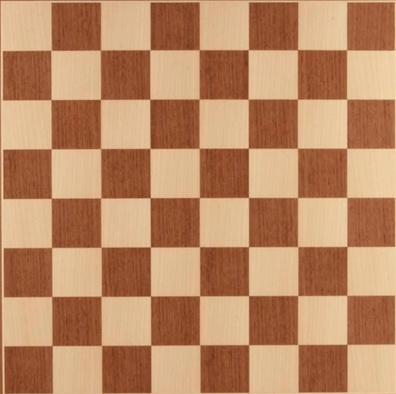
#> input picture 4. Object Detection with OpenCV and Python/3.jpg, 396 x 394 px, shrunk from 634 x 631 before the run
$ python index2_Corners_Detection.py
#> lines starting #> are read from the running program, lines starting #| are printed output that depends on the picture
import cv2
import matplotlib.pyplot as plt
import numpy as np

################## part 1 ##################
img = cv2.imread('3.jpg')
#> img is the input picture: shape (394, 396, 3); mean B, G, R 100.1, 136.8, 186.7
img = cv2.cvtColor(img,cv2.COLOR_BGR2RGB)

img_gray = cv2.cvtColor(img,cv2.COLOR_RGB2GRAY)
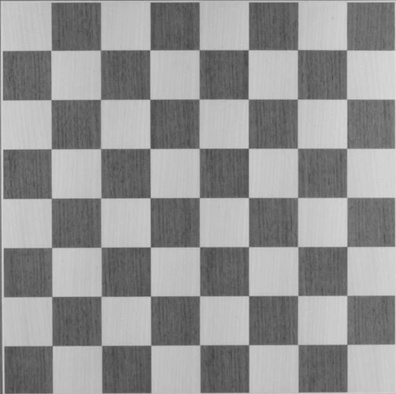
#> img_gray: shape (394, 396); min 67, max 222, mean 147.6

img_gray = np.float32(img_gray)

dist = cv2.cornerHarris(img_gray,blockSize=2,ksize=5,k=.04)
dist = cv2.dilate(dist,None)

img[dist> 0.01*dist.max()] = [255,255,255]
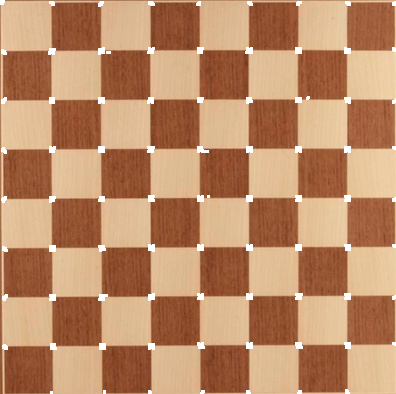
#> img: shape (394, 396, 3); mean R, G, B 188.1, 139.1, 103.1

################## part 2 ##################

img = cv2.imread('2.jpg')
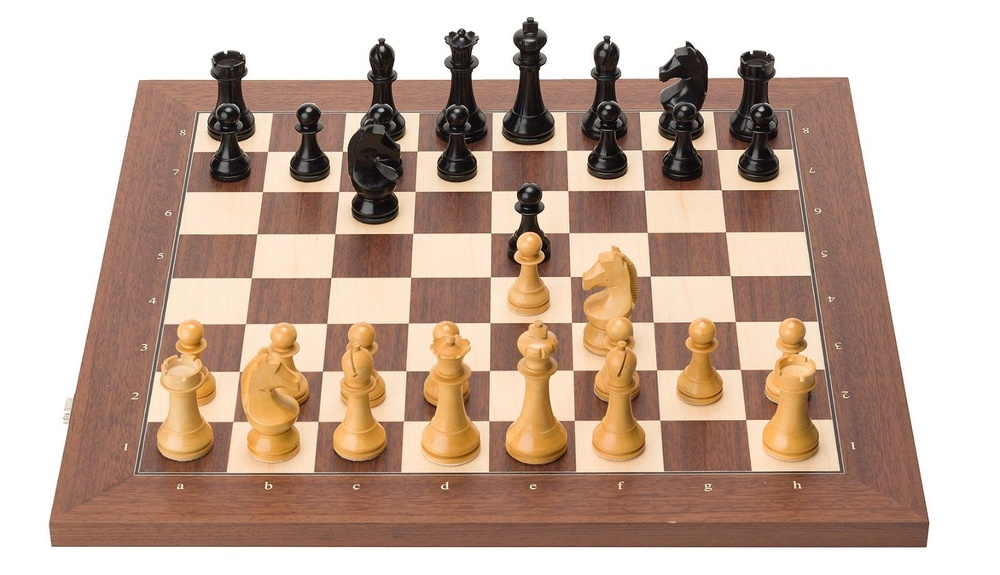
#> input picture 4. Object Detection with OpenCV and Python/2.jpg, 1000 x 575 px, shrunk from 1600 x 920 before the run
#> img is the input picture: shape (575, 1000, 3); mean B, G, R 156.3, 171.9, 196.1
img = cv2.cvtColor(img,cv2.COLOR_BGR2RGB)

img_gray = cv2.cvtColor(img,cv2.COLOR_RGB2GRAY)
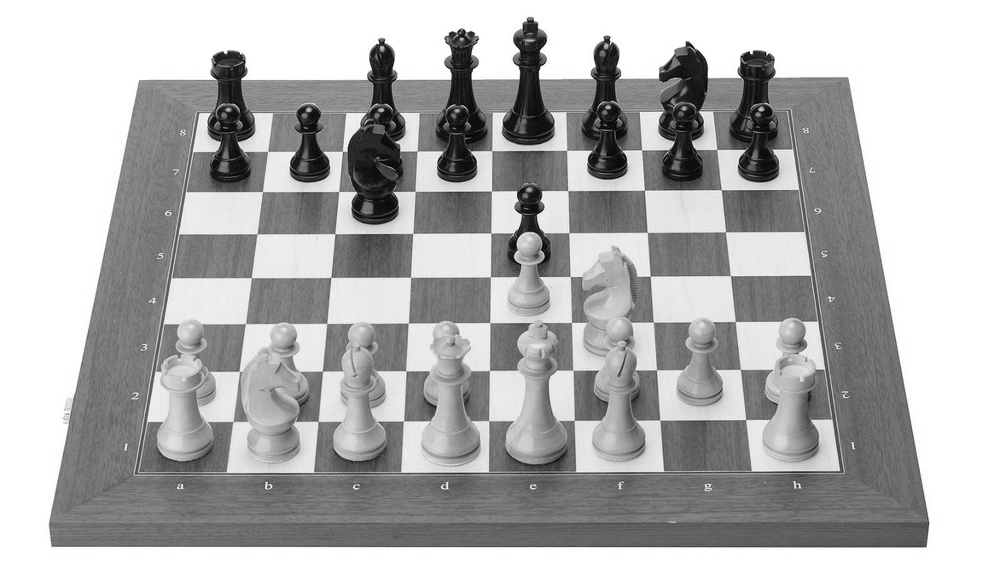
#> img_gray: shape (575, 1000); min 0, max 255, mean 177.4

img_gray = np.float32(img_gray)

dist = cv2.cornerHarris(img_gray,blockSize=3,ksize=5,k=.04)
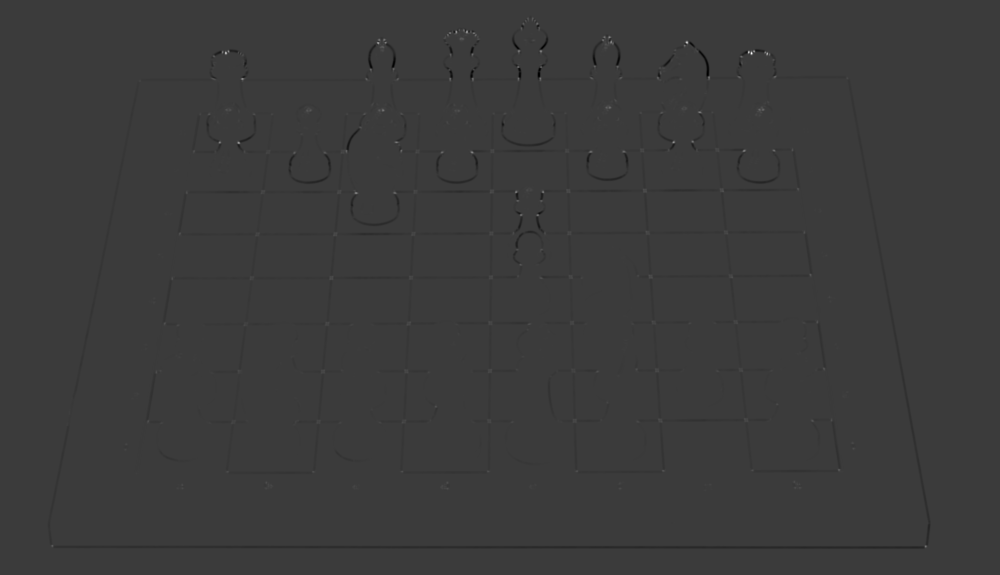
#> dist: shape (575, 1000) float32; min -3.59e+09, max 1.18e+10, mean -16018162; drawn with min black and max white
dist = cv2.dilate(dist,None)
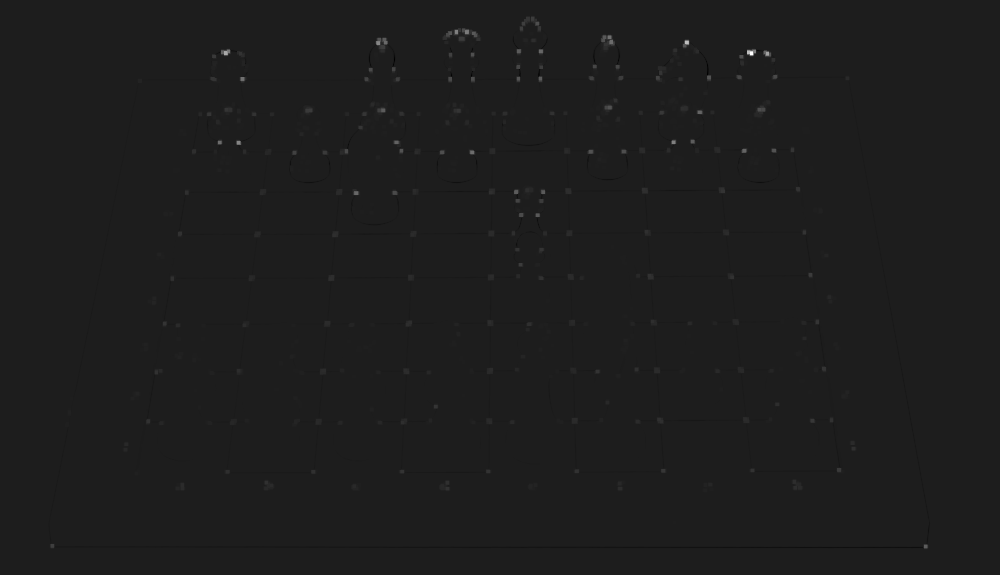
#> dist: shape (575, 1000) float32; min -1.53e+09, max 1.18e+10, mean 12269272; drawn with min black and max white

img[dist> 0.01*dist.max()] = [255,255,255]
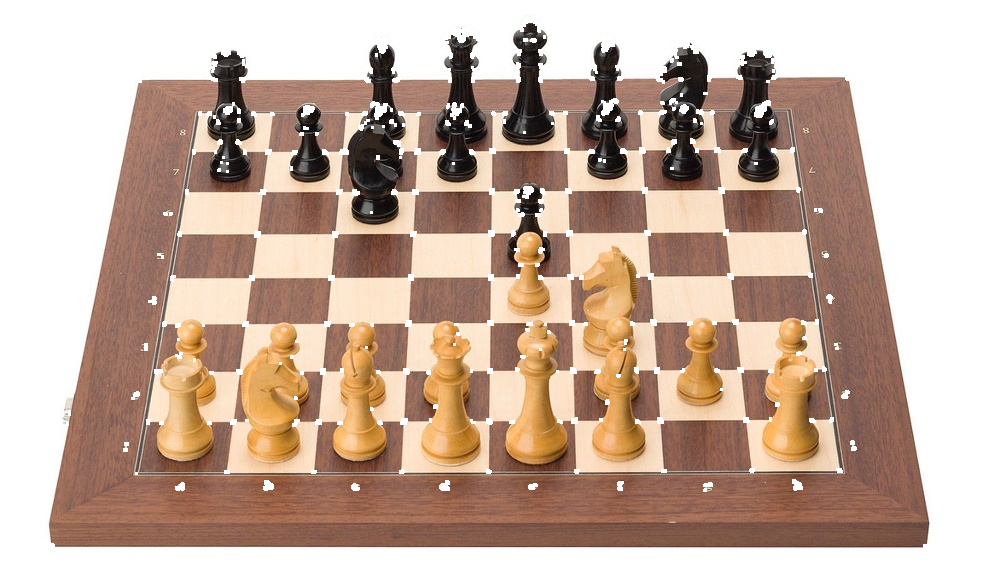
#> img: shape (575, 1000, 3); mean R, G, B 198.1, 174.2, 158.9


plt.imshow(img)
plt.show()
